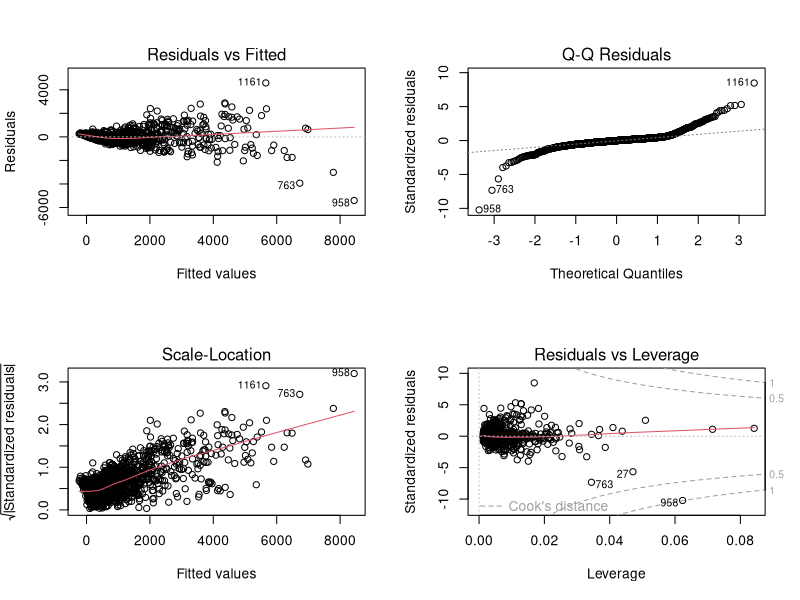

Source code (R):
DMData <- read.csv("DMDataSet_Cleaned.csv" , stringsAsFactors = TRUE)

str(DMData)

model <- lm(Enrolled.total ~ Applicants.total + Admissions.total + 
              DMData$Total.price.for.students.living.on.campus + 
              DMData$Percent.of.freshmen.receiving.institutional.grant.aid + 
              DMData$Percent.of.freshmen.receiving.any.financial.aid + 
              DMData$Percent.of.freshmen.receiving.other.federal.grant.aid, data=DMData)

summary(model)

par(mfrow=c(2,2))

plot(model)
